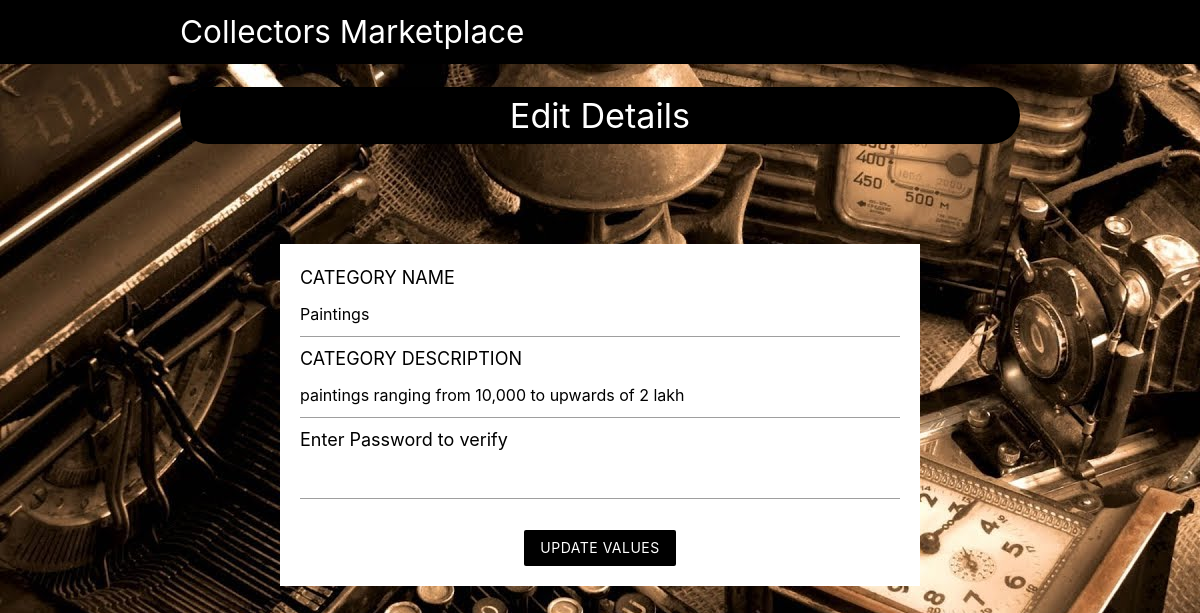
The app's page /admin/cat_edit.php?cat_id=300 (signed in), older data.
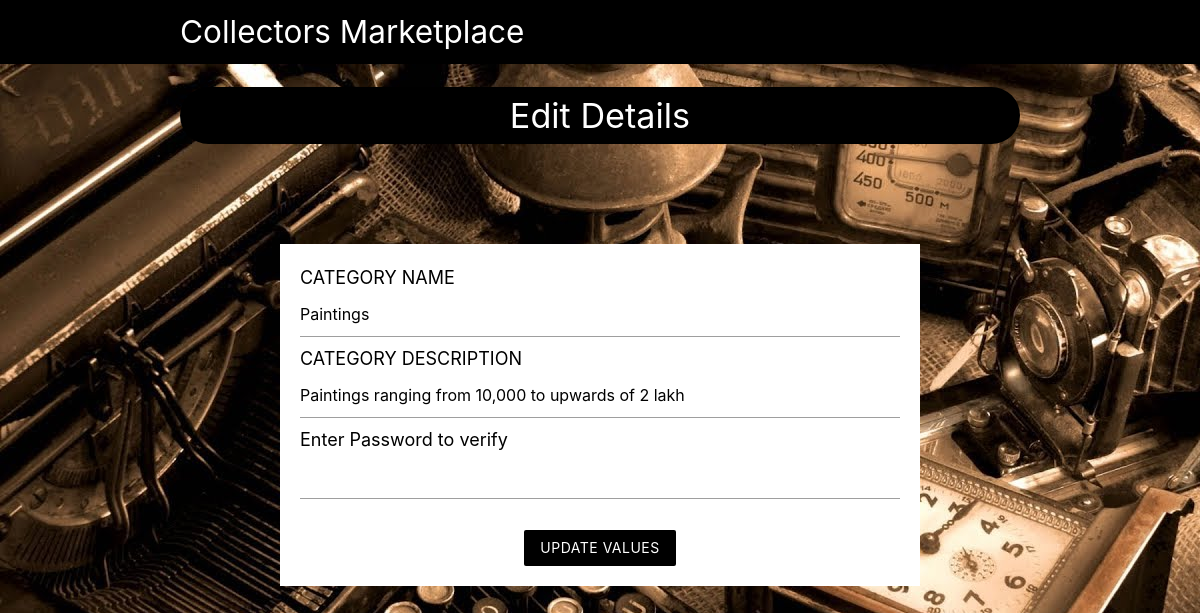
The same page, newer data.
### tables this page shows
CREATE TABLE `category` (
  `cat_id` int(5) NOT NULL,
  `cat_name` varchar(255) NOT NULL,
  `cat_image` varchar(255) NOT NULL,
  `cat_status` tinyint(4) NOT NULL DEFAULT 1,
  `cat_description` text NOT NULL
);

### admin/cat_edit.php (the view, shortened to what this page needs)
<?php
    include("../templates/database_conn.php");
    if(isset($_GET['cat_id'])){
        $c=$_GET['cat_id'];
        $sql= "SELECT * FROM `category` WHERE `cat_id`='$c'";
        $res=mysqli_query($con,$sql);
        $category=mysqli_fetch_array($res,MYSQLI_ASSOC);
        $catname=$category['cat_name'];
        $catdesc=$category['cat_description'];
    }
?>
<!DOCTYPE html>
<html lang="en">
<head>
    <link rel="stylesheet" href="https://cdnjs.cloudflare.com/ajax/libs/materialize/1.0.0/css/materialize.min.css">
</head>
<body>
<nav class="black z-depth-0">
		<div class ="container">
			<a href="admin_categories.php" class="brand-logo brand-text">Collectors Marketplace</a>
		</div>
</nav>
<section class="container grey-text" >
        <h4 class="center white-text" style="background-color:black; border-radius:30px; padding:10px;">
        Edit Details
        </h4>
    <form class="white" method="POST" enctype="multipart/form-data">
     <label style="font-size:18px; color:black;">CATEGORY NAME</label>
     <input type="text" name="categoryname" value='<?php echo $catname?>' required>
     <label style="font-size:18px; color:black;">CATEGORY DESCRIPTION</label>
     <input type="text" name="cat_description" value='<?php echo $catdesc?>' required>
     <label style="font-size:18px; color:black;">Enter Password to verify</label>
     <input type="password" name="password" value='' required>
     <br>
     <div class="center">
         <input type="submit" name="submit" value="Update values" class="btn brand z-depth-0" style="background-color:black;"></input>
     </div>
    </form>
    </section>
</body>
</html>

Row changes from the older to the newer data that the page shows:
changed category "Paintings": cat_description "paintings ranging from 10,000 to upwards of 2 lakh" → "Paintings ranging from 10,000 to upwards of 2 lakh"
